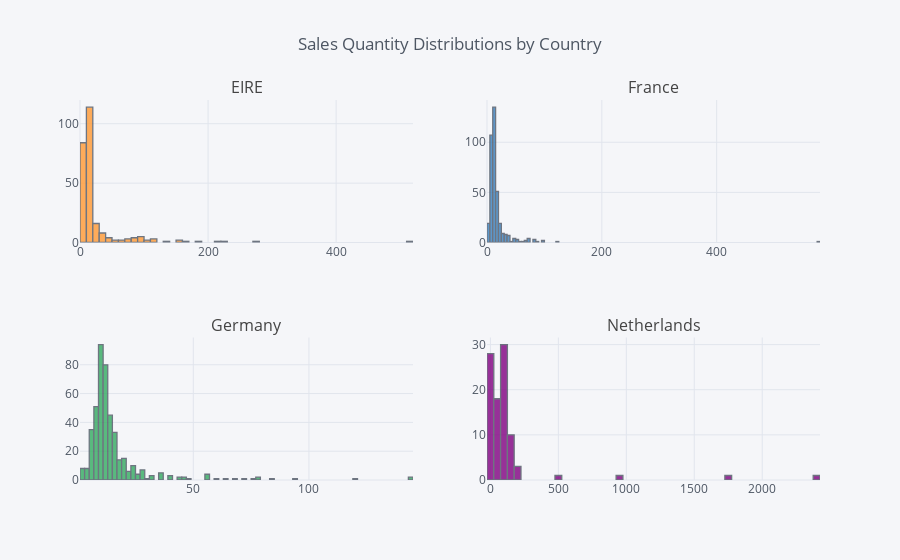

The cell this chart's notebook holds for it:
### Markdown cell above
## 4. Create a set of interactive histograms showing the distributions of quantity per invoice for the following countries: EIRE, Germany, France, and Netherlands.

### Code cell
countries = data[data['Country'].isin(['EIRE', 'Germany', 'France', 'Netherlands'])]
invoices = countries.pivot_table(values='Quantity', columns='Country', index='InvoiceNo', aggfunc='mean')

invoices.iplot(kind='hist', subplots=True, subplot_titles=True, legend=False,
               title='Sales Quantity Distributions by Country')

### Figure 1 — Plotly figure (JSON) as saved in the notebook; plotly's stock layout.template omitted (floating-point values rounded to 4 significant figures; data arrays with more than 128 entries replaced by an {"elided": "..."} marker saying what was removed)
{"data": [{"histfunc": "count", "histnorm": "", "marker": {"color": "rgba(255, 153, 51, 1.0)", "line": {"color": "#4D5663", "width": 1.3}}, "name": "EIRE", "opacity": 0.8, "orientation": "v", "type": "histogram", "uid": "42edb4d4-8bbb-4c27-b2ba-eff0e973ea81", "x": {"elided": "1171 float values"}, "xaxis": "x", "yaxis": "y"}, {"histfunc": "count", "histnorm": "", "marker": {"color": "rgba(55, 128, 191, 1.0)", "line": {"color": "#4D5663", "width": 1.3}}, "name": "France", "opacity": 0.8, "orientation": "v", "type": "histogram", "uid": "8641a74e-8854-44ce-a62e-7b956db5af79", "x": {"elided": "1171 float values"}, "xaxis": "x2", "yaxis": "y2"}, {"histfunc": "count", "histnorm": "", "marker": {"color": "rgba(50, 171, 96, 1.0)", "line": {"color": "#4D5663", "width": 1.3}}, "name": "Germany", "opacity": 0.8, "orientation": "v", "type": "histogram", "uid": "3ee371af-f5a7-491f-bf74-00de4ed249ca", "x": {"elided": "1171 float values"}, "xaxis": "x3", "yaxis": "y3"}, {"histfunc": "count", "histnorm": "", "marker": {"color": "rgba(128, 0, 128, 1.0)", "line": {"color": "#4D5663", "width": 1.3}}, "name": "Netherlands", "opacity": 0.8, "orientation": "v", "type": "histogram", "uid": "4090fa1b-2c37-44f0-b50a-70a23f99efe1", "x": {"elided": "1171 float values"}, "xaxis": "x4", "yaxis": "y4"}], "layout": {"annotations": [{"font": {"size": 16}, "showarrow": false, "text": "EIRE", "x": 0.225, "xanchor": "center", "xref": "paper", "y": 1, "yanchor": "bottom", "yref": "paper"}, {"font": {"size": 16}, "showarrow": false, "text": "France", "x": 0.775, "xanchor": "center", "xref": "paper", "y": 1, "yanchor": "bottom", "yref": "paper"}, {"font": {"size": 16}, "showarrow": false, "text": "Germany", "x": 0.225, "xanchor": "center", "xref": "paper", "y": 0.375, "yanchor": "bottom", "yref": "paper"}, {"font": {"size": 16}, "showarrow": false, "text": "Netherlands", "x": 0.775, "xanchor": "center", "xref": "paper", "y": 0.375, "yanchor": "bottom", "yref": "paper"}], "barmode": "overlay", "legend": {"bgcolor": "#F5F6F9", "font": {"color": "#4D5663"}}, "paper_bgcolor": "#F5F6F9", "plot_bgcolor": "#F5F6F9", "showlegend": false, "title": "Sales Quantity Distributions by Country", "titlefont": {"color": "#4D5663"}, "xaxis": {"anchor": "y", "domain": [0, 0.45], "gridcolor": "#E1E5ED", "showgrid": true, "tickfont": {"color": "#4D5663"}, "title": "", "titlefont": {"color": "#4D5663"}, "zerolinecolor": "#E1E5ED"}, "xaxis2": {"anchor": "y2", "domain": [0.55, 1], "gridcolor": "#E1E5ED", "showgrid": true, "tickfont": {"color": "#4D5663"}, "title": "", "titlefont": {"color": "#4D5663"}, "zerolinecolor": "#E1E5ED"}, "xaxis3": {"anchor": "y3", "domain": [0, 0.45], "gridcolor": "#E1E5ED", "showgrid": true, "tickfont": {"color": "#4D5663"}, "title": "", "titlefont": {"color": "#4D5663"}, "zerolinecolor": "#E1E5ED"}, "xaxis4": {"anchor": "y4", "domain": [0.55, 1], "gridcolor": "#E1E5ED", "showgrid": true, "tickfont": {"color": "#4D5663"}, "title": "", "titlefont": {"color": "#4D5663"}, "zerolinecolor": "#E1E5ED"}, "yaxis": {"anchor": "x", "domain": [0.625, 1], "gridcolor": "#E1E5ED", "showgrid": true, "tickfont": {"color": "#4D5663"}, "title": "", "titlefont": {"color": "#4D5663"}, "zerolinecolor": "#E1E5ED"}, "yaxis2": {"anchor": "x2", "domain": [0.625, 1], "gridcolor": "#E1E5ED", "showgrid": true, "tickfont": {"color": "#4D5663"}, "title": "", "titlefont": {"color": "#4D5663"}, "zerolinecolor": "#E1E5ED"}, "yaxis3": {"anchor": "x3", "domain": [0, 0.375], "gridcolor": "#E1E5ED", "showgrid": true, "tickfont": {"color": "#4D5663"}, "title": "", "titlefont": {"color": "#4D5663"}, "zerolinecolor": "#E1E5ED"}, "yaxis4": {"anchor": "x4", "domain": [0, 0.375], "gridcolor": "#E1E5ED", "showgrid": true, "tickfont": {"color": "#4D5663"}, "title": "", "titlefont": {"color": "#4D5663"}, "zerolinecolor": "#E1E5ED"}}}
